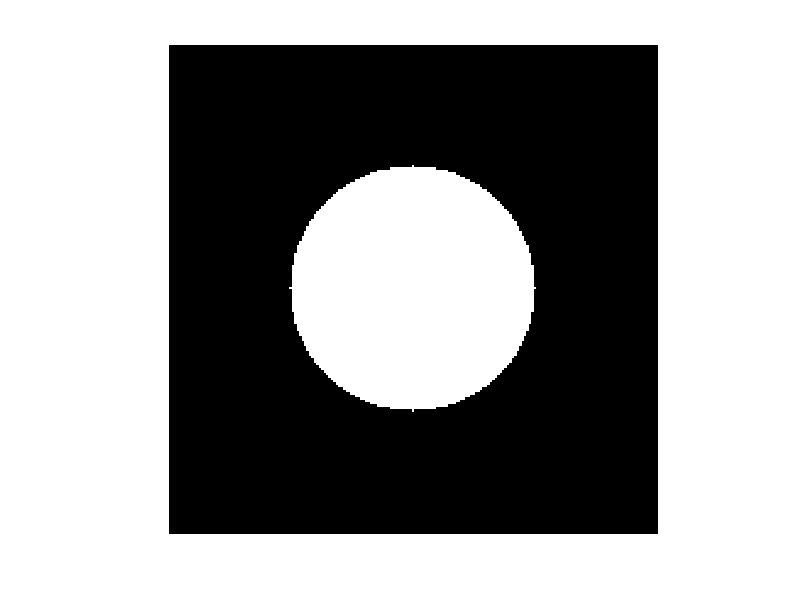

The MATLAB source for this figure:
img = zeros(200,200);
Cx = 100;
Cy = 100;
myRad = 50;
for i=1:1:200
    for j=1:1:200
        if sqrt((Cx-i)^2+(Cy-j)^2) <= myRad
            img(i,j) = 255;
        end
    end
end
imshow(img,[]);